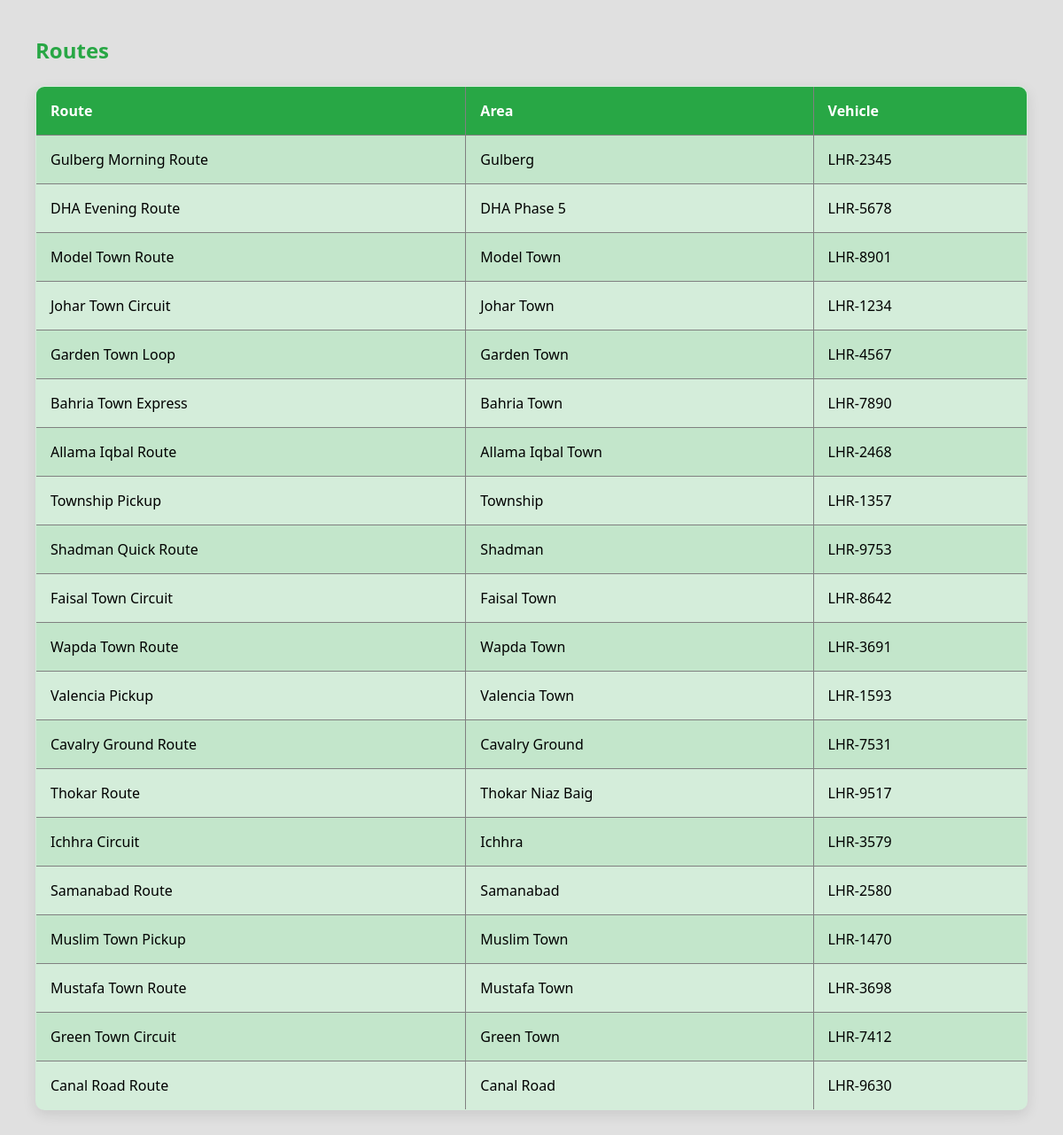
Page /routes.php on the committed database.
### tables this page shows
CREATE TABLE Routes ( route_id INT PRIMARY KEY AUTO_INCREMENT, route_name VARCHAR(100), area_id INT, vehicle_id INT, duration INT, distance DECIMAL(5,2), priority VARCHAR(20), FOREIGN KEY (area_id) REFERENCES Areas(area_id), FOREIGN KEY (vehicle_id) REFERENCES Vehicles(vehicle_id) );

CREATE TABLE Areas ( area_id INT PRIMARY KEY AUTO_INCREMENT, area_name VARCHAR(100), zone VARCHAR(50), city VARCHAR(50), postal_code VARCHAR(10), population INT, total_bins INT );

CREATE TABLE Vehicles ( vehicle_id INT PRIMARY KEY AUTO_INCREMENT, vehicle_number VARCHAR(20), type VARCHAR(50), capacity INT, fuel_type VARCHAR(20), registration_date DATE, last_service DATE, status VARCHAR(20) );

### routes.php (the view, shortened to what this page needs)
<?php
include "db.php";
$query = "
SELECT R.route_name, A.area_name, V.vehicle_number
FROM Routes R
JOIN Areas A ON R.area_id = A.area_id
JOIN Vehicles V ON R.vehicle_id = V.vehicle_id
";
$result = mysqli_query($conn, $query);
?>
<h2>Routes</h2>
<table border="1">
<tr>
<th>Route</th><th>Area</th><th>Vehicle</th>
</tr>
<?php while($r = mysqli_fetch_assoc($result)) { ?>
<tr>
<td><?php echo $r['route_name']; ?></td>
<td><?php echo $r['area_name']; ?></td>
<td><?php echo $r['vehicle_number']; ?></td>
</tr>
<?php } ?>
</table>

### routes.php (style rules this page uses)
h2 { color: #28a745; margin-bottom: 1.5rem; }
table { width: 100%; border-collapse: collapse; background: #d4edda; border-radius: 10px; overflow: hidden; box-shadow: 0 5px 15px rgba(0,0,0,0.1); }
th, td { padding: 1rem; text-align: left; }
th { background: #28a745; color: white; }
tr:nth-child(even) { background: #c3e6cb; }

### rows in the picture
routes: route_name "Gulberg Morning Route", area.area_name "Gulberg", vehicle.vehicle_number "LHR-2345"
routes: route_name "DHA Evening Route", area.area_name "DHA Phase 5", vehicle.vehicle_number "LHR-5678"
routes: route_name "Model Town Route", area.area_name "Model Town", vehicle.vehicle_number "LHR-8901"
routes: route_name "Johar Town Circuit", area.area_name "Johar Town", vehicle.vehicle_number "LHR-1234"
routes: route_name "Garden Town Loop", area.area_name "Garden Town", vehicle.vehicle_number "LHR-4567"
routes: route_name "Bahria Town Express", area.area_name "Bahria Town", vehicle.vehicle_number "LHR-7890"
routes: route_name "Allama Iqbal Route", area.area_name "Allama Iqbal Town", vehicle.vehicle_number "LHR-2468"
routes: route_name "Township Pickup", area.area_name "Township", vehicle.vehicle_number "LHR-1357"
routes: route_name "Shadman Quick Route", area.area_name "Shadman", vehicle.vehicle_number "LHR-9753"
routes: route_name "Faisal Town Circuit", area.area_name "Faisal Town", vehicle.vehicle_number "LHR-8642"
routes: route_name "Wapda Town Route", area.area_name "Wapda Town", vehicle.vehicle_number "LHR-3691"
routes: route_name "Valencia Pickup", area.area_name "Valencia Town", vehicle.vehicle_number "LHR-1593"
routes: route_name "Cavalry Ground Route", area.area_name "Cavalry Ground", vehicle.vehicle_number "LHR-7531"
routes: route_name "Thokar Route", area.area_name "Thokar Niaz Baig", vehicle.vehicle_number "LHR-9517"
routes: route_name "Ichhra Circuit", area.area_name "Ichhra", vehicle.vehicle_number "LHR-3579"
routes: route_name "Samanabad Route", area.area_name "Samanabad", vehicle.vehicle_number "LHR-2580"
routes: route_name "Muslim Town Pickup", area.area_name "Muslim Town", vehicle.vehicle_number "LHR-1470"
routes: route_name "Mustafa Town Route", area.area_name "Mustafa Town", vehicle.vehicle_number "LHR-3698"
routes: route_name "Green Town Circuit", area.area_name "Green Town", vehicle.vehicle_number "LHR-7412"
routes: route_name "Canal Road Route", area.area_name "Canal Road", vehicle.vehicle_number "LHR-9630"
